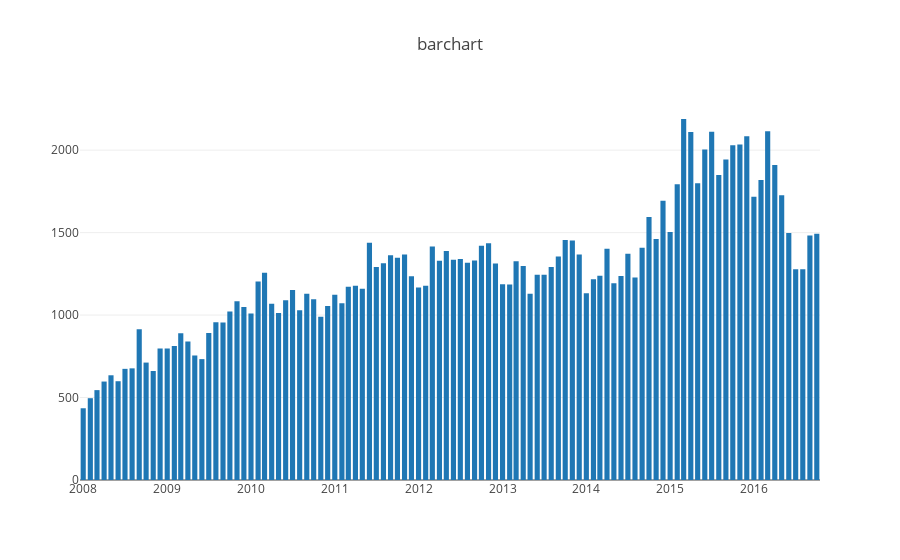

The code cell stored with this chart in its notebook:
### Code cell
df = pd.read_csv('howpop_train.csv')

df['published'] = pd.to_datetime(df['published']).dt.date

df['published'] = df['published'].apply(lambda x: datetime.datetime.strftime(x, '%Y-%m'))

tab = df.groupby(['published']).count()

trace = go.Bar(
    x = tab.index,
    y = tab['url']
)
layout = go.Layout(
    title='barchart',
)

fig = go.Figure(data = [trace], layout = layout)
iplot(fig)
